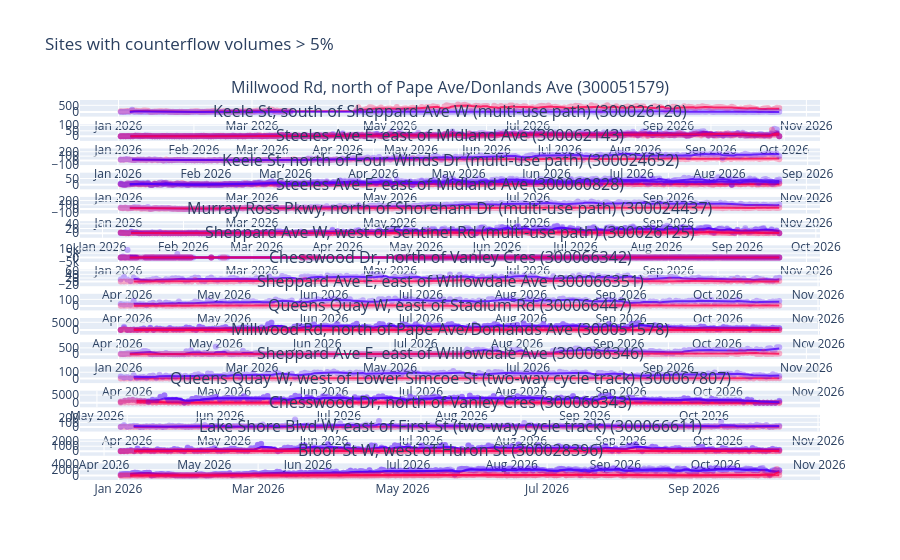

Notebook cell for this chart:
### Code cell
df["site_name"] = df.site_description + ' (' +  df.site_id + ')'
subject_sites = df.loc[df.percentage_change > 0.05, 'site_id'] #Let's look at all sites where this would make a difference of 5%
subject_site_names = df.loc[df.percentage_change > 0.05, "site_name"]

# Initiate the facet grid
fig = make_subplots(
    rows=len(subject_sites),
    cols=1,
    subplot_titles=subject_site_names,
    vertical_spacing=0.02
)

# add my plots in a looop
for i, site in enumerate(subject_sites):

    specify_site_query = site_query.format(site_id_=site)

    # print(f"Site: {site}")
    site_volumes = pd.read_sql(specify_site_query, con=engine)
    site_flow_info = site_volumes.drop_duplicates('flow_id')

    for flow_id, flow_type in zip(site_flow_info.flow_id, site_flow_info.flow_type):

        if flow_type == 'counterflow':
            colour='#fc0352'
        else:
            colour='#5203fc'
            
        temp_volumes = site_volumes[site_volumes.flow_id == flow_id].copy()
        temp_volumes['rolling_avg'] = temp_volumes.daily_volume.rolling(window=5).mean()
    
        fig.add_trace(
            go.Scatter(
                x=temp_volumes.date_,
                y=temp_volumes.daily_volume,
                mode="markers",
                name=f"{flow_type}",
                marker_color=colour,
                opacity=.3
                
            ),
            row = i + 1,
            col = 1
        )

        fig.add_trace(
            go.Scatter(
                x=temp_volumes.date_,
                y=temp_volumes.rolling_avg,
                mode='lines',
                name='5-Day Rolling Average',
                marker_color=colour,
                opacity=.8
                
            ),
            row = i + 1,
            col = 1
        )

fig.update_layout(
    title="Sites with counterflow volumes > 5% ",
    height=6000,
    showlegend=False
)

fig.show()

### Figure 1 — Plotly figure (JSON) as saved in the notebook; plotly's stock layout.template omitted (floating-point values rounded to 4 significant figures; data arrays with more than 128 entries replaced by an {"elided": "..."} marker saying what was removed)
{"data": [{"marker": {"color": "#fc0352"}, "mode": "markers", "name": "counterflow", "opacity": 0.3, "type": "scatter", "x": {"elided": "264 str values"}, "xaxis": "x", "y": {"elided": "264 int values"}, "yaxis": "y"}, {"marker": {"color": "#fc0352"}, "mode": "lines", "name": "5-Day Rolling Average", "opacity": 0.8, "type": "scatter", "x": {"elided": "264 str values"}, "xaxis": "x", "y": {"elided": "264 float values"}, "yaxis": "y"}, {"marker": {"color": "#5203fc"}, "mode": "markers", "name": "flow", "opacity": 0.3, "type": "scatter", "x": {"elided": "264 str values"}, "xaxis": "x", "y": {"elided": "264 int values"}, "yaxis": "y"}, {"marker": {"color": "#5203fc"}, "mode": "lines", "name": "5-Day Rolling Average", "opacity": 0.8, "type": "scatter", "x": {"elided": "264 str values"}, "xaxis": "x", "y": {"elided": "264 float values"}, "yaxis": "y"}, {"marker": {"color": "#5203fc"}, "mode": "markers", "name": "flow", "opacity": 0.3, "type": "scatter", "x": {"elided": "271 str values"}, "xaxis": "x2", "y": {"elided": "271 int values"}, "yaxis": "y2"}, {"marker": {"color": "#5203fc"}, "mode": "lines", "name": "5-Day Rolling Average", "opacity": 0.8, "type": "scatter", "x": {"elided": "271 str values"}, "xaxis": "x2", "y": {"elided": "271 float values"}, "yaxis": "y2"}, {"marker": {"color": "#fc0352"}, "mode": "markers", "name": "counterflow", "opacity": 0.3, "type": "scatter", "x": {"elided": "271 str values"}, "xaxis": "x2", "y": {"elided": "271 int values"}, "yaxis": "y2"}, {"marker": {"color": "#fc0352"}, "mode": "lines", "name": "5-Day Rolling Average", "opacity": 0.8, "type": "scatter", "x": {"elided": "271 str values"}, "xaxis": "x2", "y": {"elided": "271 float values"}, "yaxis": "y2"}, {"marker": {"color": "#5203fc"}, "mode": "markers", "name": "flow", "opacity": 0.3, "type": "scatter", "x": {"elided": "271 str values"}, "xaxis": "x2", "y": {"elided": "271 int values"}, "yaxis": "y2"}, {"marker": {"color": "#5203fc"}, "mode": "lines", "name": "5-Day Rolling Average", "opacity": 0.8, "type": "scatter", "x": {"elided": "271 str values"}, "xaxis": "x2", "y": {"elided": "271 float values"}, "yaxis": "y2"}, {"marker": {"color": "#fc0352"}, "mode": "markers", "name": "counterflow", "opacity": 0.3, "type": "scatter", "x": {"elided": "271 str values"}, "xaxis": "x2", "y": {"elided": "271 int values"}, "yaxis": "y2"}, {"marker": {"color": "#fc0352"}, "mode": "lines", "name": "5-Day Rolling Average", "opacity": 0.8, "type": "scatter", "x": {"elided": "271 str values"}, "xaxis": "x2", "y": {"elided": "271 float values"}, "yaxis": "y2"}, {"marker": {"color": "#fc0352"}, "mode": "markers", "name": "counterflow", "opacity": 0.3, "type": "scatter", "x": {"elided": "233 str values"}, "xaxis": "x3", "y": {"elided": "233 int values"}, "yaxis": "y3"}, {"marker": {"color": "#fc0352"}, "mode": "lines", "name": "5-Day Rolling Average", "opacity": 0.8, "type": "scatter", "x": {"elided": "233 str values"}, "xaxis": "x3", "y": {"elided": "233 float values"}, "yaxis": "y3"}, {"marker": {"color": "#5203fc"}, "mode": "markers", "name": "flow", "opacity": 0.3, "type": "scatter", "x": {"elided": "233 str values"}, "xaxis": "x3", "y": {"elided": "233 int values"}, "yaxis": "y3"}, {"marker": {"color": "#5203fc"}, "mode": "lines", "name": "5-Day Rolling Average", "opacity": 0.8, "type": "scatter", "x": {"elided": "233 str values"}, "xaxis": "x3", "y": {"elided": "233 float values"}, "yaxis": "y3"}, {"marker": {"color": "#fc0352"}, "mode": "markers", "name": "counterflow", "opacity": 0.3, "type": "scatter", "x": {"elided": "291 str values"}, "xaxis": "x4", "y": {"elided": "291 int values"}, "yaxis": "y4"}, {"marker": {"color": "#fc0352"}, "mode": "lines", "name": "5-Day Rolling Average", "opacity": 0.8, "type": "scatter", "x": {"elided": "291 str values"}, "xaxis": "x4", "y": {"elided": "291 float values"}, "yaxis": "y4"}, {"marker": {"color": "#fc0352"}, "mode": "markers", "name": "counterflow", "opacity": 0.3, "type": "scatter", "x": {"elided": "291 str values"}, "xaxis": "x4", "y": {"elided": "291 int values"}, "yaxis": "y4"}, {"marker": {"color": "#fc0352"}, "mode": "lines", "name": "5-Day Rolling Average", "opacity": 0.8, "type": "scatter", "x": {"elided": "291 str values"}, "xaxis": "x4", "y": {"elided": "291 float values"}, "yaxis": "y4"}, {"marker": {"color": "#5203fc"}, "mode": "markers", "name": "flow", "opacity": 0.3, "type": "scatter", "x": {"elided": "291 str values"}, "xaxis": "x4", "y": {"elided": "291 int values"}, "yaxis": "y4"}, {"marker": {"color": "#5203fc"}, "mode": "lines", "name": "5-Day Rolling Average", "opacity": 0.8, "type": "scatter", "x": {"elided": "291 str values"}, "xaxis": "x4", "y": {"elided": "291 float values"}, "yaxis": "y4"}, {"marker": {"color": "#5203fc"}, "mode": "markers", "name": "flow", "opacity": 0.3, "type": "scatter", "x": {"elided": "291 str values"}, "xaxis": "x4", "y": {"elided": "291 int values"}, "yaxis": "y4"}, {"marker": {"color": "#5203fc"}, "mode": "lines", "name": "5-Day Rolling Average", "opacity": 0.8, "type": "scatter", "x": {"elided": "291 str values"}, "xaxis": "x4", "y": {"elided": "291 float values"}, "yaxis": "y4"}, {"marker": {"color": "#5203fc"}, "mode": "markers", "name": "flow", "opacity": 0.3, "type": "scatter", "x": {"elided": "292 str values"}, "xaxis": "x5", "y": {"elided": "292 int values"}, "yaxis": "y5"}, {"marker": {"color": "#5203fc"}, "mode": "lines", "name": "5-Day Rolling Average", "opacity": 0.8, "type": "scatter", "x": {"elided": "292 str values"}, "xaxis": "x5", "y": {"elided": "292 float values"}, "yaxis": "y5"}, {"marker": {"color": "#fc0352"}, "mode": "markers", "name": "counterflow", "opacity": 0.3, "type": "scatter", "x": {"elided": "292 str values"}, "xaxis": "x5", "y": {"elided": "292 int values"}, "yaxis": "y5"}, {"marker": {"color": "#fc0352"}, "mode": "lines", "name": "5-Day Rolling Average", "opacity": 0.8, "type": "scatter", "x": {"elided": "292 str values"}, "xaxis": "x5", "y": {"elided": "292 float values"}, "yaxis": "y5"}, {"marker": {"color": "#5203fc"}, "mode": "markers", "name": "flow", "opacity": 0.3, "type": "scatter", "x": {"elided": "252 str values"}, "xaxis": "x6", "y": {"elided": "252 int values"}, "yaxis": "y6"}, {"marker": {"color": "#5203fc"}, "mode": "lines", "name": "5-Day Rolling Average", "opacity": 0.8, "type": "scatter", "x": {"elided": "252 str values"}, "xaxis": "x6", "y": {"elided": "252 float values"}, "yaxis": "y6"}, {"marker": {"color": "#fc0352"}, "mode": "markers", "name": "counterflow", "opacity": 0.3, "type": "scatter", "x": {"elided": "252 str values"}, "xaxis": "x6", "y": {"elided": "252 int values"}, "yaxis": "y6"}, {"marker": {"color": "#fc0352"}, "mode": "lines", "name": "5-Day Rolling Average", "opacity": 0.8, "type": "scatter", "x": {"elided": "252 str values"}, "xaxis": "x6", "y": {"elided": "252 float values"}, "yaxis": "y6"}, {"marker": {"color": "#5203fc"}, "mode": "markers", "name": "flow", "opacity": 0.3, "type": "scatter", "x": {"elided": "252 str values"}, "xaxis": "x6", "y": {"elided": "252 int values"}, "yaxis": "y6"}, {"marker": {"color": "#5203fc"}, "mode": "lines", "name": "5-Day Rolling Average", "opacity": 0.8, "type": "scatter", "x": {"elided": "252 str values"}, "xaxis": "x6", "y": {"elided": "252 float values"}, "yaxis": "y6"}, {"marker": {"color": "#fc0352"}, "mode": "markers", "name": "counterflow", "opacity": 0.3, "type": "scatter", "x": {"elided": "252 str values"}, "xaxis": "x6", "y": {"elided": "252 int values"}, "yaxis": "y6"}, {"marker": {"color": "#fc0352"}, "mode": "lines", "name": "5-Day Rolling Average", "opacity": 0.8, "type": "scatter", "x": {"elided": "252 str values"}, "xaxis": "x6", "y": {"elided": "252 float values"}, "yaxis": "y6"}, {"marker": {"color": "#fc0352"}, "mode": "markers", "name": "counterflow", "opacity": 0.3, "type": "scatter", "x": {"elided": "202 str values"}, "xaxis": "x7", "y": {"elided": "202 int values"}, "yaxis": "y7"}, {"marker": {"color": "#fc0352"}, "mode": "lines", "name": "5-Day Rolling Average", "opacity": 0.8, "type": "scatter", "x": {"elided": "202 str values"}, "xaxis": "x7", "y": {"elided": "202 float values"}, "yaxis": "y7"}, {"marker": {"color": "#5203fc"}, "mode": "markers", "name": "flow", "opacity": 0.3, "type": "scatter", "x": {"elided": "216 str values"}, "xaxis": "x7", "y": {"elided": "216 int values"}, "yaxis": "y7"}, {"marker": {"color": "#5203fc"}, "mode": "lines", "name": "5-Day Rolling Average", "opacity": 0.8, "type": "scatter", "x": {"elided": "216 str values"}, "xaxis": "x7", "y": {"elided": "216 float values"}, "yaxis": "y7"}, {"marker": {"color": "#5203fc"}, "mode": "markers", "name": "flow", "opacity": 0.3, "type": "scatter", "x": {"elided": "200 str values"}, "xaxis": "x7", "y": {"elided": "200 int values"}, "yaxis": "y7"}, {"marker": {"color": "#5203fc"}, "mode": "lines", "name": "5-Day Rolling Average", "opacity": 0.8, "type": "scatter", "x": {"elided": "200 str values"}, "xaxis": "x7", "y": {"elided": "200 float values"}, "yaxis": "y7"}, {"marker": {"color": "#fc0352"}, "mode": "markers", "name": "counterflow", "opacity": 0.3, "type": "scatter", "x": {"elided": "211 str values"}, "xaxis": "x7", "y": {"elided": "211 int values"}, "yaxis": "y7"}, {"marker": {"color": "#fc0352"}, "mode": "lines", "name": "5-Day Rolling Average", "opacity": 0.8, "type": "scatter", "x": {"elided": "211 str values"}, "xaxis": "x7", "y": {"elided": "211 float values"}, "yaxis": "y7"}, {"marker": {"color": "#5203fc"}, "mode": "markers", "name": "flow", "opacity": 0.3, "type": "scatter", "x": {"elided": "205 str values"}, "xaxis": "x8", "y": {"elided": "205 int values"}, "yaxis": "y8"}, {"marker": {"color": "#5203fc"}, "mode": "lines", "name": "5-Day Rolling Average", "opacity": 0.8, "type": "scatter", "x": {"elided": "205 str values"}, "xaxis": "x8", "y": {"elided": "205 float values"}, "yaxis": "y8"}, {"marker": {"color": "#fc0352"}, "mode": "markers", "name": "counterflow", "opacity": 0.3, "type": "scatter", "x": {"elided": "205 str values"}, "xaxis": "x8", "y": {"elided": "205 int values"}, "yaxis": "y8"}, {"marker": {"color": "#fc0352"}, "mode": "lines", "name": "5-Day Rolling Average", "opacity": 0.8, "type": "scatter", "x": {"elided": "205 str values"}, "xaxis": "x8", "y": {"elided": "205 float values"}, "yaxis": "y8"}, {"marker": {"color": "#5203fc"}, "mode": "markers", "name": "flow", "opacity": 0.3, "type": "scatter", "x": {"elided": "205 str values"}, "xaxis": "x9", "y": {"elided": "205 int values"}, "yaxis": "y9"}, {"marker": {"color": "#5203fc"}, "mode": "lines", "name": "5-Day Rolling Average", "opacity": 0.8, "type": "scatter", "x": {"elided": "205 str values"}, "xaxis": "x9", "y": {"elided": "205 float values"}, "yaxis": "y9"}, {"marker": {"color": "#fc0352"}, "mode": "markers", "name": "counterflow", "opacity": 0.3, "type": "scatter", "x": {"elided": "205 str values"}, "xaxis": "x9", "y": {"elided": "205 int values"}, "yaxis": "y9"}, {"marker": {"color": "#fc0352"}, "mode": "lines", "name": "5-Day Rolling Average", "opacity": 0.8, "type": "scatter", "x": {"elided": "205 str values"}, "xaxis": "x9", "y": {"elided": "205 float values"}, "yaxis": "y9"}, {"marker": {"color": "#5203fc"}, "mode": "markers", "name": "flow", "opacity": 0.3, "type": "scatter", "x": {"elided": "202 str values"}, "xaxis": "x10", "y": {"elided": "202 int values"}, "yaxis": "y10"}, {"marker": {"color": "#5203fc"}, "mode": "lines", "name": "5-Day Rolling Average", "opacity": 0.8, "type": "scatter", "x": {"elided": "202 str values"}, "xaxis": "x10", "y": {"elided": "202 float values"}, "yaxis": "y10"}, {"marker": {"color": "#5203fc"}, "mode": "markers", "name": "flow", "opacity": 0.3, "type": "scatter", "x": {"elided": "202 str values"}, "xaxis": "x10", "y": {"elided": "202 int values"}, "yaxis": "y10"}, {"marker": {"color": "#5203fc"}, "mode": "lines", "name": "5-Day Rolling Average", "opacity": 0.8, "type": "scatter", "x": {"elided": "202 str values"}, "xaxis": "x10", "y": {"elided": "202 float values"}, "yaxis": "y10"}, {"marker": {"color": "#fc0352"}, "mode": "markers", "name": "counterflow", "opacity": 0.3, "type": "scatter", "x": {"elided": "202 str values"}, "xaxis": "x10", "y": {"elided": "202 int values"}, "yaxis": "y10"}, {"marker": {"color": "#fc0352"}, "mode": "lines", "name": "5-Day Rolling Average", "opacity": 0.8, "type": "scatter", "x": {"elided": "202 str values"}, "xaxis": "x10", "y": {"elided": "202 float values"}, "yaxis": "y10"}, {"marker": {"color": "#fc0352"}, "mode": "markers", "name": "counterflow", "opacity": 0.3, "type": "scatter", "x": {"elided": "202 str values"}, "xaxis": "x10", "y": {"elided": "202 int values"}, "yaxis": "y10"}, {"marker": {"color": "#fc0352"}, "mode": "lines", "name": "5-Day Rolling Average", "opacity": 0.8, "type": "scatter", "x": {"elided": "202 str values"}, "xaxis": "x10", "y": {"elided": "202 float values"}, "yaxis": "y10"}, {"marker": {"color": "#5203fc"}, "mode": "markers", "name": "flow", "opacity": 0.3, "type": "scatter", "x": {"elided": "284 str values"}, "xaxis": "x11", "y": {"elided": "284 int values"}, "yaxis": "y11"}, {"marker": {"color": "#5203fc"}, "mode": "lines", "name": "5-Day Rolling Average", "opacity": 0.8, "type": "scatter", "x": {"elided": "284 str values"}, "xaxis": "x11", "y": {"elided": "284 float values"}, "yaxis": "y11"}, {"marker": {"color": "#fc0352"}, "mode": "markers", "name": "counterflow", "opacity": 0.3, "type": "scatter", "x": {"elided": "284 str values"}, "xaxis": "x11", "y": {"elided": "284 int values"}, "yaxis": "y11"}, {"marker": {"color": "#fc0352"}, "mode": "lines", "name": "5-Day Rolling Average", "opacity": 0.8, "type": "scatter", "x": {"elided": "284 str values"}, "xaxis": "x11", "y": {"elided": "284 float values"}, "yaxis": "y11"}, {"marker": {"color": "#fc0352"}, "mode": "markers", "name": "counterflow", "opacity": 0.3, "type": "scatter", "x": {"elided": "205 str values"}, "xaxis": "x12", "y": {"elided": "205 int values"}, "yaxis": "y12"}, {"marker": {"color": "#fc0352"}, "mode": "lines", "name": "5-Day Rolling Average", "opacity": 0.8, "type": "scatter", "x": {"elided": "205 str values"}, "xaxis": "x12", "y": {"elided": "205 float values"}, "yaxis": "y12"}, {"marker": {"color": "#5203fc"}, "mode": "markers", "name": "flow", "opacity": 0.3, "type": "scatter", "x": {"elided": "205 str values"}, "xaxis": "x12", "y": {"elided": "205 int values"}, "yaxis": "y12"}, {"marker": {"color": "#5203fc"}, "mode": "lines", "name": "5-Day Rolling Average", "opacity": 0.8, "type": "scatter", "x": {"elided": "205 str values"}, "xaxis": "x12", "y": {"elided": "205 float values"}, "yaxis": "y12"}, {"marker": {"color": "#5203fc"}, "mode": "markers", "name": "flow", "opacity": 0.3, "type": "scatter", "x": {"elided": "167 str values"}, "xaxis": "x13", "y": {"elided": "167 int values"}, "yaxis": "y13"}, {"marker": {"color": "#5203fc"}, "mode": "lines", "name": "5-Day Rolling Average", "opacity": 0.8, "type": "scatter", "x": {"elided": "167 str values"}, "xaxis": "x13", "y": {"elided": "167 float values"}, "yaxis": "y13"}, {"marker": {"color": "#fc0352"}, "mode": "markers", "name": "counterflow", "opacity": 0.3, "type": "scatter", "x": {"elided": "167 str values"}, "xaxis": "x13", "y": {"elided": "167 int values"}, "yaxis": "y13"}, {"marker": {"color": "#fc0352"}, "mode": "lines", "name": "5-Day Rolling Average", "opacity": 0.8, "type": "scatter", "x": {"elided": "167 str values"}, "xaxis": "x13", "y": {"elided": "167 float values"}, "yaxis": "y13"}, {"marker": {"color": "#fc0352"}, "mode": "markers", "name": "counterflow", "opacity": 0.3, "type": "scatter", "x": {"elided": "167 str values"}, "xaxis": "x13", "y": {"elided": "167 int values"}, "yaxis": "y13"}, {"marker": {"color": "#fc0352"}, "mode": "lines", "name": "5-Day Rolling Average", "opacity": 0.8, "type": "scatter", "x": {"elided": "167 str values"}, "xaxis": "x13", "y": {"elided": "167 float values"}, "yaxis": "y13"}, {"marker": {"color": "#5203fc"}, "mode": "markers", "name": "flow", "opacity": 0.3, "type": "scatter", "x": {"elided": "160 str values"}, "xaxis": "x13", "y": {"elided": "160 int values"}, "yaxis": "y13"}, {"marker": {"color": "#5203fc"}, "mode": "lines", "name": "5-Day Rolling Average", "opacity": 0.8, "type": "scatter", "x": {"elided": "160 str values"}, "xaxis": "x13", "y": {"elided": "160 float values"}, "yaxis": "y13"}, {"marker": {"color": "#fc0352"}, "mode": "markers", "name": "counterflow", "opacity": 0.3, "type": "scatter", "x": {"elided": "205 str values"}, "xaxis": "x14", "y": {"elided": "205 int values"}, "yaxis": "y14"}, {"marker": {"color": "#fc0352"}, "mode": "lines", "name": "5-Day Rolling Average", "opacity": 0.8, "type": "scatter", "x": {"elided": "205 str values"}, "xaxis": "x14", "y": {"elided": "205 float values"}, "yaxis": "y14"}, {"marker": {"color": "#5203fc"}, "mode": "markers", "name": "flow", "opacity": 0.3, "type": "scatter", "x": {"elided": "205 str values"}, "xaxis": "x14", "y": {"elided": "205 int values"}, "yaxis": "y14"}, {"marker": {"color": "#5203fc"}, "mode": "lines", "name": "5-Day Rolling Average", "opacity": 0.8, "type": "scatter", "x": {"elided": "205 str values"}, "xaxis": "x14", "y": {"elided": "205 float values"}, "yaxis": "y14"}, {"marker": {"color": "#5203fc"}, "mode": "markers", "name": "flow", "opacity": 0.3, "type": "scatter", "x": {"elided": "198 str values"}, "xaxis": "x15", "y": {"elided": "198 int values"}, "yaxis": "y15"}, {"marker": {"color": "#5203fc"}, "mode": "lines", "name": "5-Day Rolling Average", "opacity": 0.8, "type": "scatter", "x": {"elided": "198 str values"}, "xaxis": "x15", "y": {"elided": "198 float values"}, "yaxis": "y15"}, {"marker": {"color": "#5203fc"}, "mode": "markers", "name": "flow", "opacity": 0.3, "type": "scatter", "x": {"elided": "198 str values"}, "xaxis": "x15", "y": {"elided": "198 int values"}, "yaxis": "y15"}, {"marker": {"color": "#5203fc"}, "mode": "lines", "name": "5-Day Rolling Average", "opacity": 0.8, "type": "scatter", "x": {"elided": "198 str values"}, "xaxis": "x15", "y": {"elided": "198 float values"}, "yaxis": "y15"}, {"marker": {"color": "#fc0352"}, "mode": "markers", "name": "counterflow", "opacity": 0.3, "type": "scatter", "x": {"elided": "198 str values"}, "xaxis": "x15", "y": {"elided": "198 int values"}, "yaxis": "y15"}, {"marker": {"color": "#fc0352"}, "mode": "lines", "name": "5-Day Rolling Average", "opacity": 0.8, "type": "scatter", "x": {"elided": "198 str values"}, "xaxis": "x15", "y": {"elided": "198 float values"}, "yaxis": "y15"}, {"marker": {"color": "#fc0352"}, "mode": "markers", "name": "counterflow", "opacity": 0.3, "type": "scatter", "x": {"elided": "198 str values"}, "xaxis": "x15", "y": {"elided": "198 int values"}, "yaxis": "y15"}, {"marker": {"color": "#fc0352"}, "mode": "lines", "name": "5-Day Rolling Average", "opacity": 0.8, "type": "scatter", "x": {"elided": "198 str values"}, "xaxis": "x15", "y": {"elided": "198 float values"}, "yaxis": "y15"}, {"marker": {"color": "#5203fc"}, "mode": "markers", "name": "flow", "opacity": 0.3, "type": "scatter", "x": {"elided": "279 str values"}, "xaxis": "x16", "y": {"elided": "279 int values"}, "yaxis": "y16"}, {"marker": {"color": "#5203fc"}, "mode": "lines", "name": "5-Day Rolling Average", "opacity": 0.8, "type": "scatter", "x": {"elided": "279 str values"}, "xaxis": "x16", "y": {"elided": "279 float values"}, "yaxis": "y16"}, {"marker": {"color": "#5203fc"}, "mode": "markers", "name": "flow", "opacity": 0.3, "type": "scatter", "x": {"elided": "279 str values"}, "xaxis": "x16", "y": {"elided": "279 int values"}, "yaxis": "y16"}, {"marker": {"color": "#5203fc"}, "mode": "lines", "name": "5-Day Rolling Average", "opacity": 0.8, "type": "scatter", "x": {"elided": "279 str values"}, "xaxis": "x16", "y": {"elided": "279 float values"}, "yaxis": "y16"}, {"marker": {"color": "#fc0352"}, "mode": "markers", "name": "counterflow", "opacity": 0.3, "type": "scatter", "x": {"elided": "279 str values"}, "xaxis": "x16", "y": {"elided": "279 int values"}, "yaxis": "y16"}, {"marker": {"color": "#fc0352"}, "mode": "lines", "name": "5-Day Rolling Average", "opacity": 0.8, "type": "scatter", "x": {"elided": "279 str values"}, "xaxis": "x16", "y": {"elided": "279 float values"}, "yaxis": "y16"}, {"marker": {"color": "#fc0352"}, "mode": "markers", "name": "counterflow", "opacity": 0.3, "type": "scatter", "x": {"elided": "279 str values"}, "xaxis": "x16", "y": {"elided": "279 int values"}, "yaxis": "y16"}, {"marker": {"color": "#fc0352"}, "mode": "lines", "name": "5-Day Rolling Average", "opacity": 0.8, "type": "scatter", "x": {"elided": "279 str values"}, "xaxis": "x16", "y": {"elided": "279 float values"}, "yaxis": "y16"}], "layout": {"annotations": [{"font": {"size": 16}, "showarrow": false, "text": "Millwood Rd, north of Pape Ave/Donlands Ave (300051579)", "x": 0.5, "xanchor": "center", "xref": "paper", "y": 1.0, "yanchor": "bottom", "yref": "paper"}, {"font": {"size": 16}, "showarrow": false, "text": "Keele St, south of Sheppard Ave W (multi-use path) (300026120)", "x": 0.5, "xanchor": "center", "xref": "paper", "y": 0.9362, "yanchor": "bottom", "yref": "paper"}, {"font": {"size": 16}, "showarrow": false, "text": "Steeles Ave E, east of Midland Ave (300062143)", "x": 0.5, "xanchor": "center", "xref": "paper", "y": 0.8725, "yanchor": "bottom", "yref": "paper"}, {"font": {"size": 16}, "showarrow": false, "text": "Keele St, north of Four Winds Dr (multi-use path) (300024652)", "x": 0.5, "xanchor": "center", "xref": "paper", "y": 0.8087, "yanchor": "bottom", "yref": "paper"}, {"font": {"size": 16}, "showarrow": false, "text": "Steeles Ave E, east of Midland Ave (300060828)", "x": 0.5, "xanchor": "center", "xref": "paper", "y": 0.745, "yanchor": "bottom", "yref": "paper"}, {"font": {"size": 16}, "showarrow": false, "text": "Murray Ross Pkwy, north of Shoreham Dr (multi-use path) (300024437)", "x": 0.5, "xanchor": "center", "xref": "paper", "y": 0.6813, "yanchor": "bottom", "yref": "paper"}, {"font": {"size": 16}, "showarrow": false, "text": "Sheppard Ave W, west of Sentinel Rd (multi-use path) (300026125)", "x": 0.5, "xanchor": "center", "xref": "paper", "y": 0.6175, "yanchor": "bottom", "yref": "paper"}, {"font": {"size": 16}, "showarrow": false, "text": "Chesswood Dr, north of Vanley Cres (300066342)", "x": 0.5, "xanchor": "center", "xref": "paper", "y": 0.5537, "yanchor": "bottom", "yref": "paper"}, {"font": {"size": 16}, "showarrow": false, "text": "Sheppard Ave E, east of Willowdale Ave (300066351)", "x": 0.5, "xanchor": "center", "xref": "paper", "y": 0.49, "yanchor": "bottom", "yref": "paper"}, {"font": {"size": 16}, "showarrow": false, "text": "Queens Quay W, east of Stadium Rd (300066447)", "x": 0.5, "xanchor": "center", "xref": "paper", "y": 0.4263, "yanchor": "bottom", "yref": "paper"}, {"font": {"size": 16}, "showarrow": false, "text": "Millwood Rd, north of Pape Ave/Donlands Ave (300051578)", "x": 0.5, "xanchor": "center", "xref": "paper", "y": 0.3625, "yanchor": "bottom", "yref": "paper"}, {"font": {"size": 16}, "showarrow": false, "text": "Sheppard Ave E, east of Willowdale Ave (300066346)", "x": 0.5, "xanchor": "center", "xref": "paper", "y": 0.2988, "yanchor": "bottom", "yref": "paper"}, {"font": {"size": 16}, "showarrow": false, "text": "Queens Quay W, west of Lower Simcoe St (two-way cycle track) (300067807)", "x": 0.5, "xanchor": "center", "xref": "paper", "y": 0.235, "yanchor": "bottom", "yref": "paper"}, {"font": {"size": 16}, "showarrow": false, "text": "Chesswood Dr, north of Vanley Cres (300066343)", "x": 0.5, "xanchor": "center", "xref": "paper", "y": 0.1713, "yanchor": "bottom", "yref": "paper"}, {"font": {"size": 16}, "showarrow": false, "text": "Lake Shore Blvd W, east of First St (two-way cycle track) (300066611)", "x": 0.5, "xanchor": "center", "xref": "paper", "y": 0.1075, "yanchor": "bottom", "yref": "paper"}, {"font": {"size": 16}, "showarrow": false, "text": "Bloor St W, west of Huron St (300028396)", "x": 0.5, "xanchor": "center", "xref": "paper", "y": 0.04375, "yanchor": "bottom", "yref": "paper"}], "autosize": true, "showlegend": false, "title": {"text": "Sites with counterflow volumes > 5% "}, "xaxis": {"anchor": "y", "autorange": true, "domain": [0, 1], "range": ["2025-12-04 23:32:33.0792", "2026-11-17 00:27:26.9208"], "type": "date"}, "xaxis10": {"anchor": "y10", "autorange": true, "domain": [0, 1], "range": ["2026-03-13 15:31:08.6217", "2026-11-08 08:28:51.3783"], "type": "date"}, "xaxis11": {"anchor": "y11", "autorange": true, "domain": [0, 1], "range": ["2025-12-04 23:32:33.0792", "2026-11-17 00:27:26.9208"], "type": "date"}, "xaxis12": {"anchor": "y12", "autorange": true, "domain": [0, 1], "range": ["2026-03-10 08:35:11.437", "2026-11-08 15:24:48.563"], "type": "date"}, "xaxis13": {"anchor": "y13", "autorange": true, "domain": [0, 1], "range": ["2026-04-21 00:23:55.7771", "2026-11-04 23:36:04.2229"], "type": "date"}, "xaxis14": {"anchor": "y14", "autorange": true, "domain": [0, 1], "range": ["2026-03-10 08:35:11.437", "2026-11-08 15:24:48.563"], "type": "date"}, "xaxis15": {"anchor": "y15", "autorange": true, "domain": [0, 1], "range": ["2026-03-18 00:45:44.868", "2026-11-07 23:14:15.132"], "type": "date"}, "xaxis16": {"anchor": "y16", "autorange": true, "domain": [0, 1], "range": ["2025-12-06 05:35:00.8798", "2026-11-02 18:24:59.1202"], "type": "date"}, "xaxis2": {"anchor": "y2", "autorange": true, "domain": [0, 1], "range": ["2025-12-07 00:04:13.3724", "2026-10-24 23:55:46.6276"], "type": "date"}, "xaxis3": {"anchor": "y3", "autorange": true, "domain": [0, 1], "range": ["2025-12-10 15:52:57.7126", "2026-09-13 08:07:02.2874"], "type": "date"}, "xaxis4": {"anchor": "y4", "autorange": true, "domain": [0, 1], "range": ["2025-12-04 23:32:33.0792", "2026-11-17 00:27:26.9208"], "type": "date"}, "xaxis5": {"anchor": "y5", "autorange": true, "domain": [0, 1], "range": ["2025-12-04 23:32:33.0792", "2026-11-17 00:27:26.9208"], "type": "date"}, "xaxis6": {"anchor": "y6", "autorange": true, "domain": [0, 1], "range": ["2025-12-14 17:39:56.4809", "2026-10-11 06:20:03.5191"], "type": "date"}, "xaxis7": {"anchor": "y7", "autorange": true, "domain": [0, 1], "range": ["2025-12-04 23:32:33.0792", "2026-11-17 00:27:26.9208"], "type": "date"}, "xaxis8": {"anchor": "y8", "autorange": true, "domain": [0, 1], "range": ["2026-03-10 08:35:11.437", "2026-11-08 15:24:48.563"], "type": "date"}, "xaxis9": {"anchor": "y9", "autorange": true, "domain": [0, 1], "range": ["2026-03-10 08:35:11.437", "2026-11-08 15:24:48.563"], "type": "date"}, "yaxis": {"anchor": "x", "autorange": true, "domain": [0.9562, 1.0], "range": [-41.19, 595.2], "type": "linear"}, "yaxis10": {"anchor": "x10", "autorange": true, "domain": [0.3825, 0.4263], "range": [-346.0, 5170.0], "type": "linear"}, "yaxis11": {"anchor": "x11", "autorange": true, "domain": [0.3187, 0.3625], "range": [-43.27, 625.3], "type": "linear"}, "yaxis12": {"anchor": "x12", "autorange": true, "domain": [0.255, 0.2988], "range": [-8.848, 127.8], "type": "linear"}, "yaxis13": {"anchor": "x13", "autorange": true, "domain": [0.1912, 0.235], "range": [-362.2, 5233.0], "type": "linear"}, "yaxis14": {"anchor": "x14", "autorange": true, "domain": [0.1275, 0.1713], "range": [-11.9, 171.9], "type": "linear"}, "yaxis15": {"anchor": "x15", "autorange": true, "domain": [0.06375, 0.1075], "range": [-110.3, 1609.0], "type": "linear"}, "yaxis16": {"anchor": "x16", "autorange": true, "domain": [0, 0.04375], "range": [-195.3, 2821.0], "type": "linear"}, "yaxis2": {"anchor": "x2", "autorange": true, "domain": [0.8925, 0.9362], "range": [-5.056, 73.06], "type": "linear"}, "yaxis3": {"anchor": "x3", "autorange": true, "domain": [0.8287, 0.8725], "range": [-12.71, 183.7], "type": "linear"}, "yaxis4": {"anchor": "x4", "autorange": true, "domain": [0.765, 0.8087], "range": [-4.461, 64.46], "type": "linear"}, "yaxis5": {"anchor": "x5", "autorange": true, "domain": [0.7013, 0.745], "range": [-13.23, 191.2], "type": "linear"}, "yaxis6": {"anchor": "x6", "autorange": true, "domain": [0.6375, 0.6813], "range": [-2.379, 34.38], "type": "linear"}, "yaxis7": {"anchor": "x7", "autorange": true, "domain": [0.5737, 0.6175], "range": [-649.7, 9388.0], "type": "linear"}, "yaxis8": {"anchor": "x8", "autorange": true, "domain": [0.51, 0.5537], "range": [-3.048, 44.05], "type": "linear"}, "yaxis9": {"anchor": "x9", "autorange": true, "domain": [0.4463, 0.49], "range": [-7.476, 123.5], "type": "linear"}}}
